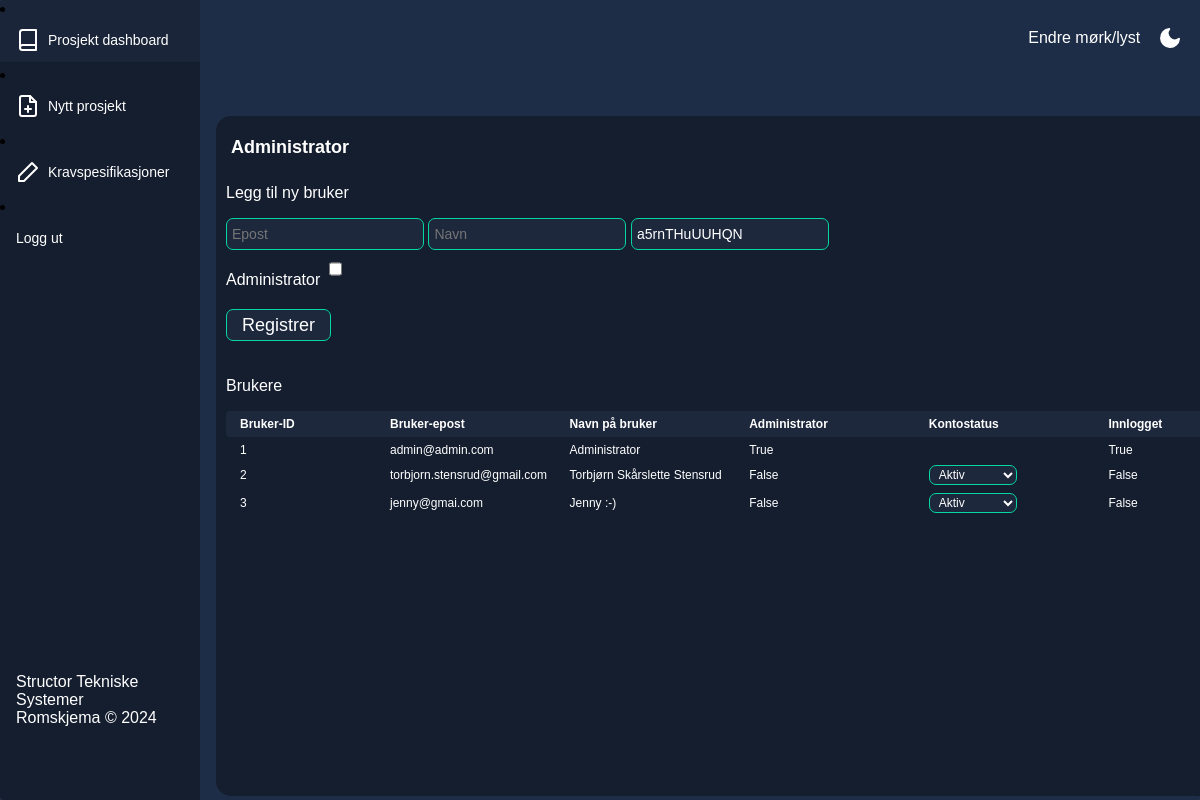
Page /admin/ (signed in) on the committed database.
### romskjema/models.py (models this page shows)
class User(db.Model, UserMixin):
    __tablename__ = 'Users'
    id = db.Column(db.Integer, primary_key=True, autoincrement = True)
    email = db.Column(db.String(100), unique=True, nullable=False)
    password = db.Column(db.String(50), nullable=False)
    name = db.Column(db.String(100), nullable=False)
    logged_in = db.Column(db.Boolean, default=False)
    admin = db.Column(db.Boolean, default=False)
    is_active = db.Column(db.Boolean, default=True)

### romskjema/admin/admin.py (the view, shortened to what this page needs)
@login_required
@admin_required
@admin_bp.route('/', methods=['GET', 'POST'])
def admin():
    if request.method == "GET":
        users = get_users()
        return render_template("admin.html",
                            user=current_user,
                            users=users)

### romskjema/admin/admin.py (called while the page is built)
@login_required
def get_users():
    users = db.session.query(models.User).all()
    return users

### romskjema/admin/templates/admin.html (shortened to what this page needs)
{% extends "base.html" %}
{%block page_subtitle %}Administrator{% endblock %}
{%block content %}
<p>
Legg til ny bruker
    <form class="custom-form profile-form" method="POST" role="form" action="{{url_for('admin.new_user')}}">
        <input type="email" name="email" id="email" placeholder="Epost" required>
        <input type="text" name="name" id="name" placeholder="Navn" required>
        <input type="text" name="password" id="password" placeholder="Passord" value="generatePassword()" required readonly>
        <br>
        Administrator
        <input type="checkbox" id="special_system" name="special_system" tabindex="6">
        <br>
            <button type="submit" class="form-button" >
                Registrer
            </button>
    </form>
</p>
<p>
    Brukere
</p>
    <div class="table-header-container">
        <table class="table-wrapper tableView">
            <thead>
                <tr class="table-header">
                <th class="table-cell">
                    Bruker-ID
                </th>
                <th class="table-cell table-cell-long">
                    Bruker-epost
                </th>
                <th class="table-cell table-cell-long">
                    Navn på bruker
                </th>
                <th class="table-cell table-cell-long">
                    Administrator
                </th>
                <th class="table-cell table-cell-long">
                    Kontostatus
                </th>
                <th class="table-cell table-cell-long">
                    Innlogget
                </th>
                </tr>
            </thead>
        </table>
    </div>
  <div class="table-container">
    <table id="roomsTable" class="table-wrapper">
      <tbody>
        {% for user in users %}
        <tr class="table-row">
          <td class="table-cell">
            {{user.id}}
          </td>
          <td class="table-cell table-cell-long">
            {{user.email}}
          </td>
          <td class="table-cell table-cell-long">
            {{user.name}}
          </td>
          <td class="table-cell table-cell-long">
            {{user.admin}}
          </td>
          <td class="table-cell table-cell-long">
            {% if not user.admin %}
            <form id="a{{user.id}}" method="POST">
              <select class="table-select" name="status" onchange="changeActiveStatus('a{{user.id}}')">
                {% if user.is_active %}
                <option value="active">Aktiv</option>
                {% else %}
                <option value="inactive">Deaktivert</option>
                <option value="active">Aktiver</option>
                {% endif %}
              </select>
            </form>
            {% endif %}
          </td>
          <td class="table-cell table-cell-long">
            {{user.logged_in}}
          </td>
          {% endfor %}
        </tr>
        </tbody>
      </table>
  </div>
{% endblock %}

### romskjema/static/css/style.css (style rules this page uses)
* { box-sizing: border-box; }
:root { --app-bg: #1e2d47; --sidebar: rgba(21, 30, 47,1); --sidebar-main-color: #fff; --table-border: #1a2131; --table-header: #1a2131; --app-content-main-color: #fff; --sidebar-link: #fff; --sidebar-active-link: #1d283c; --sidebar-hover-link: #1a2539; --action-color: #2869ff; --action-color-hover: #6291fd; --app-content-secondary-color: #1d283c; --filter-reset: #2c394f; --filter-shadow: rgba(16, 24, 39, 0.8) 0px 6px 12px -2px, rgba(0, 0, 0, 0.3) 0px 3px 7px -3px; }
body, html { margin: 0; padding: 0; height: 100%; width: 100%; }
body { overflow: auto; font-family: "Poppins", sans-serif; background-color: var(--app-bg); -webkit-font-smoothing: antialiased; -moz-osx-font-smoothing: grayscale; }

### romskjema/static/css/form.css (style rules this page uses)
select { padding:1px 15px; background-color: var(--app-content-secondary-color); border: 1px solid #06d6a0; color: var(--app-content-main-color); font-size: 14px; line-height: 24px; border-radius: 7px; padding: 0px 10px 0px 5px; height: 32px; background-size: 16px; background-repeat: no-repeat; background-position: left 10px center; transition: 0.2s; max-width: 190px; }
.table-select { padding:1px 10px; background-color: var(--app-content-secondary-color); border: 1px solid #06d6a0; color: var(--app-content-main-color); font-size: 12px; line-height: 20px; border-radius: 7px; padding: 0px 10px 0px 5px; height: 20px; background-size: 16px; background-repeat: no-repeat; background-position: left 10px center; transition: 0.2s; }
.form-button { color: var(--app-content-main-color); width:fit-content; line-height: 28px; margin:20px auto; padding:1px 15px; outline: none; border: 1px solid #06d6a0; border-radius: 7px; font-weight: 200; background-color: var(--app-content-secondary-color); font-family:sans-serif; font-size: 18px; cursor: pointer; transition-duration: 0.25s; }
input { background-color: var(--app-content-secondary-color); border: 1px solid #06d6a0; color: var(--app-content-main-color); font-size: 14px; line-height: 24px; border-radius: 7px; padding: 0px 10px 0px 5px; height: 32px; background-size: 16px; background-repeat: no-repeat; background-position: left 10px center; max-width: 320px; transition: 0.2s; }
input:placeholder { color: var(--app-content-main-color); font-size: 14px; }

### romskjema/static/css/tables.css (style rules this page uses)
.table-wrapper { width: 100%; max-height: 100%; overflow: auto; padding: 0 4px; }
.table-header-container { display: flex; align-items: center; border-radius: 4px; background-color: var(--app-content-secondary-color); top: 0; }
.table-container { overflow-y: auto; max-height: 85%; }
.table-header { display: flex; align-items: center; border-radius: 4px; background-color: var(--app-content-secondary-color); top: 0; }
.table-row { display: flex; align-items: center; border-radius: 4px; }
.table-cell { max-width: 150px; flex: 1; padding: 4px 8px; color: var(--app-content-main-color); font-size: 12px; display: flex; align-items: center; white-space: nowrap; overflow: hidden; text-overflow: ellipsis; position: relative; }
.table-cell-long { max-width: 250px; }

### rows in the picture
User: id "1", email "admin@admin.com", name "Administrator", admin "True", logged_in "True"
User: id "2", email "torbjorn.stensrud@gmail.com", name "Torbjørn Skårslette Stensrud", admin "False", status "Aktiv", logged_in "False"
User: id "3", email "jenny@gmai.com", name "Jenny :-)", admin "False", status "Aktiv", logged_in "False"
